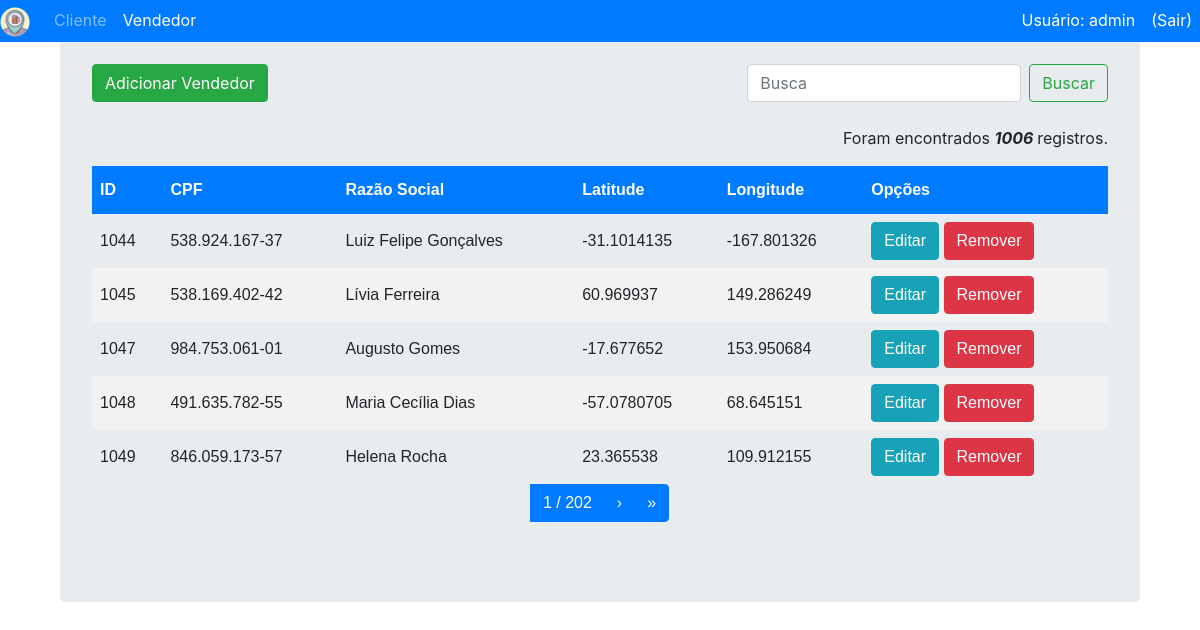
Page /cadastros/vendedor/ (signed in) on the earlier database version.
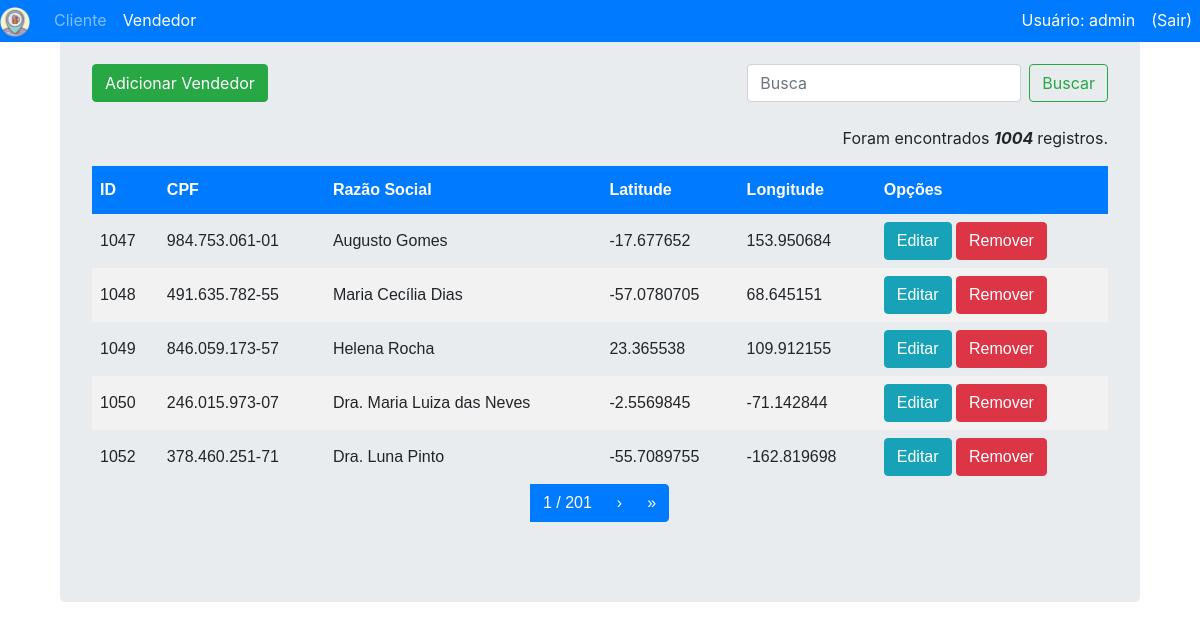
Same page on the later database version.
### cadastros/models.py (models this page shows)
class Vendedor(models.Model):
    cpf = models.CharField(max_length=18)
    razao_social = models.CharField(max_length=40)
    latitude = models.CharField(max_length=12)
    longitude = models.CharField(max_length=12)
    class Meta:
        db_table = 'Vendedores'

### cadastros/views.py (the view)
# urls.py: path('vendedor/', views.listaVendedor, name='lista-vendedor'),
@login_required
def listaVendedor(request):
    lista = Vendedor.objects.order_by('id')
    query = request.GET.get("q")
    if query:
        lista = lista.filter(
            Q(id__icontains=query) |
            Q(cpf__icontains=query) |
            Q(razao_social__icontains=query)
            ).distinct()
    paginator = Paginator(lista, 5) # Mostra 5 contatos por página
    try:
        page = int(request.GET.get('page', '1'))
    except ValueError:
        page = 1
    try:
        lista = paginator.page(page)
    except (EmptyPage, InvalidPage):
        lista = paginator.page(paginator.num_pages)
    total = paginator.count
    return render(request, 'cadastros/lista_vendedor.html', {"lista":lista, "total": total})

### templates/cadastros/lista_vendedor.html
{% extends "cadastros/base.html" %}
{% block body_block %}
<div class="container">
  <div class="jumbotron">
      <div class="row">
           <div class="col-auto mr-auto">
                <a href="{% url 'cadastros:adicionar-vendedor' %}">
                    <button type="button" class="btn btn-success">Adicionar Vendedor</button><br><br>
                </a>
           </div>
           <div class="col-auto">
              <form action="{% url 'cadastros:lista-vendedor'%}" class="form-inline my-2 my-lg-0" >
                <input class="form-control mr-sm-2" name="q" type="search" placeholder="Busca" aria-label="Search" value='{{request.GET.q}}'>
                <button class="btn btn-outline-success my-2 my-sm-0" type="submit">Buscar</button>
              </form>
          </div>
      </div>
      {% include "cadastros/total_registros.html" %}
      <div class="tabela">
      {% if lista %}
          <table>
            <thead>
              <th>ID</th>
              <th>CPF</th>
              <th>Razão Social</th>
              <th>Latitude</th>
              <th>Longitude</th>
              <th>Opções </th>
            </thead>
            {% for acc in lista %}
              <tr>
                <td>{{ acc.id }} </td>
                <td>{{ acc.cpf }}</td>
                <td>{{ acc.razao_social }}</td>
                <td>{{ acc.latitude }}</td>
                <td>{{ acc.longitude }}</td>
                <td>
                    <a href="{% url 'cadastros:editar-vendedor' acc.id %}"> <button type="button" class="btn btn-info">Editar</button></a>
                    <a href="{% url 'cadastros:apagar-vendedor' acc.id %}"> <button type="button" class="btn btn-danger">Remover</button></a>
                </td>
              </tr>
            {% endfor %}
        </table>
      {% endif %}
      {% include "cadastros/paginacao.html" %}
    </div>
  </div>
</div>
{% endblock %}

Differences in the rows shown:
removed Vendedor: id "1044", cpf "538.924.167-37", razao_social "Luiz Felipe Gonçalves", latitude "-31.1014135", longitude "-167.801326"
removed Vendedor: id "1045", cpf "538.169.402-42", razao_social "Lívia Ferreira", latitude "60.969937", longitude "149.286249"
now on this page (row unchanged): Vendedor: id "1050", cpf "246.015.973-07", razao_social "Dra. Maria Luiza das Neves", latitude "-2.5569845", longitude "-71.142844"
now on this page (row unchanged): Vendedor: id "1052", cpf "378.460.251-71", razao_social "Dra. Luna Pinto", latitude "-55.7089755", longitude "-162.819698"
Other differences:
{{ total }}: "1006" → "1004"
{{ lista.paginator.num_pages }}: "202" → "201"
